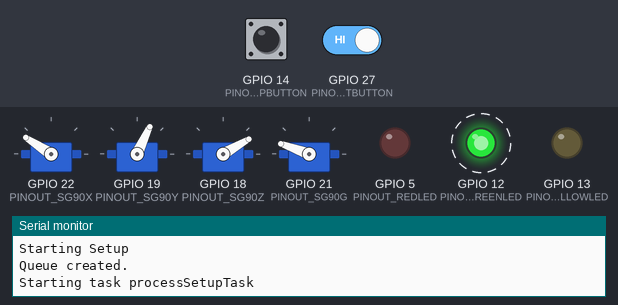
Simulated run of this program. Board: ESP32. Shown: 4 × servo, output pins drawn as LEDs (lit = HIGH), the last lines printed to the serial monitor. Dashed ring = blinking. Inputs (shaded band) come from the test bench; at power-on: GPIO 14 (PINOUT_EMERGENCYSTOPBUTTON) HIGH, GPIO 27 (PINOUT_STARTBUTTON) HIGH. Random numbers use the default seed unless the program sets one.

Above: at 1.2 s.
1.3 s: GPIO 14 (PINOUT_EMERGENCYSTOPBUTTON) pulled LOW for 0.15 s
At 2.6 s:
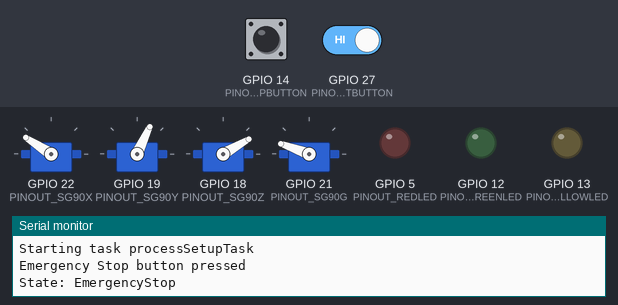
3.0 s: GPIO 14 (PINOUT_EMERGENCYSTOPBUTTON) driven LOW and GPIO 27 (PINOUT_STARTBUTTON) driven LOW
6.0 s: GPIO 27 (PINOUT_STARTBUTTON) driven HIGH
At 6.8 s:
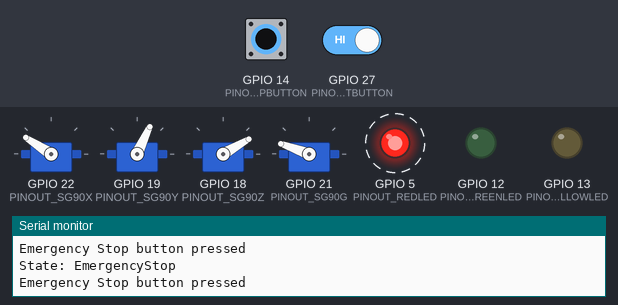
9.0 s: GPIO 27 (PINOUT_STARTBUTTON) driven LOW
At 13.7 s:
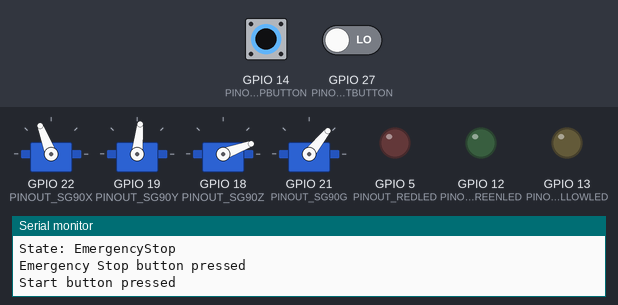
14.0 s: GPIO 14 (PINOUT_EMERGENCYSTOPBUTTON) driven HIGH
21.5 s: GPIO 14 (PINOUT_EMERGENCYSTOPBUTTON) driven LOW
At 29.6 s:
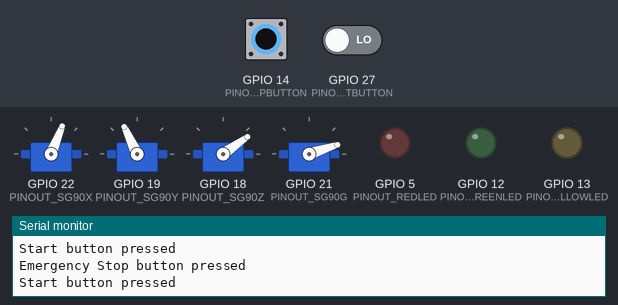
Timing chart, 0 to 30.0 s (numbered marks = the images above; inputs shaded):
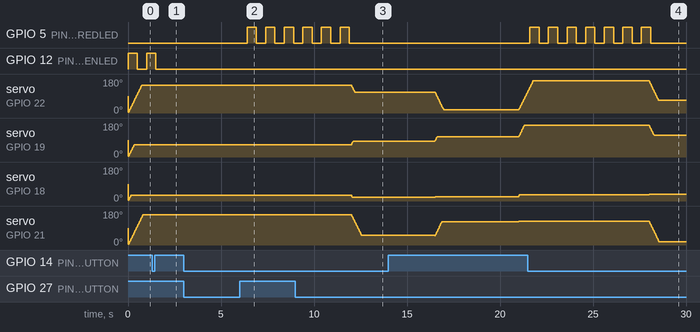

The program:

main.cpp
```cpp
#include <Arduino.h>
#include <freertos/FreeRTOS.h>
#include <freertos/task.h>
#include <freertos/semphr.h>
#include <ESP32Servo.h>

// ================================================================================ PINOUT DEF
#define PINOUT_SG90X 22
#define PINOUT_SG90Y 19
#define PINOUT_SG90Z 18
#define PINOUT_SG90G 21

#define PINOUT_REDLED 5
#define PINOUT_YELLOWLED 13
#define PINOUT_GREENLED 12

#define PINOUT_EMERGENCYSTOPBUTTON 14
#define PINOUT_STARTBUTTON 27

struct MotorControlParams {
  Servo* motor;
  int currentPosition;
  int targetPosition;
};

enum MachineState {
  InProcess,
  Waiting,
  EmergencyStop
};

Servo sg90X;
Servo sg90Y;
Servo sg90Z;
Servo sg90G;

bool isReadyToProcess = false;
MachineState currentState;
xQueueHandle processStateQueue;

// PROCESS REGION ====================================================================================|
void motorControlTask(void *pvParameters) {
  MotorControlParams* params = (MotorControlParams*)pvParameters;
  Servo* motor = params->motor;

  // Verifica se o estado é EmergencyStop antes de iniciar a movimentação do motor
  if (xQueueReceive(processStateQueue, &currentState, 0) == pdPASS) {
    if(currentState == EmergencyStop) {
      vTaskDelete(NULL); // Se estiver em estado de emergência, encerra a tarefa
    }
  }

  // Mover o motor para a posição alvo
  if (params->currentPosition < params->targetPosition) {
    for (; params->currentPosition <= params->targetPosition; params->currentPosition++) {
      motor->write(params->currentPosition);
      vTaskDelay(pdMS_TO_TICKS(5));
    }
  } else {
    for (; params->currentPosition >= params->targetPosition; params->currentPosition--) {
      motor->write(params->currentPosition);
      vTaskDelay(pdMS_TO_TICKS(5));
    }
  }
  vTaskDelete(NULL); // Tarefa concluída
}

void processTask(void *pvParameters) {
  Serial.println("Starting task processSetupTask");

  // Configurar parâmetros para cada motor
  MotorControlParams paramsX = { &sg90X, 0, 45 };
  MotorControlParams paramsY = { &sg90Y, 0, 45 };
  MotorControlParams paramsZ = { &sg90Z, 0, 60 };
  MotorControlParams paramsG = { &sg90G, 0, 45 };

  while(true) {
    if(isReadyToProcess) {
      paramsX.targetPosition = random(0, 181);
      paramsY.targetPosition = random(50, 181);
      paramsZ.targetPosition = random(0, 61);
      paramsG.targetPosition = random(0, 181);

      currentState = InProcess;
      if (xQueueSendToBack(processStateQueue, &currentState, portMAX_DELAY) != pdPASS) {
        Serial.println("Error sending state to queue");
      }

      xTaskCreate(motorControlTask, "motorXControlTask", 2048, &paramsX, 1, NULL);
      xTaskCreate(motorControlTask, "motorYControlTask", 2048, &paramsY, 1, NULL);
      xTaskCreate(motorControlTask, "motorZControlTask", 2048, &paramsZ, 1, NULL);
      xTaskCreate(motorControlTask, "motorGControlTask", 2048, &paramsG, 1, NULL);

      // Aguardar até que todos os motores concluam suas tarefas
      vTaskDelay(pdMS_TO_TICKS(2000));
    }
    vTaskDelay(pdMS_TO_TICKS(2500));
  }
}

// ALARM REGION ======================================================================================|
void alarmTask(void *pvParameters) {

  while (true) {
    if (xQueueReceive(processStateQueue, &currentState, portMAX_DELAY) == pdPASS) {
      switch (currentState) {
        case InProcess: // BLINK LED GREEN
          while (currentState == InProcess) {
            digitalWrite(PINOUT_GREENLED, HIGH);
            vTaskDelay(pdMS_TO_TICKS(500));
            digitalWrite(PINOUT_GREENLED, LOW);
            vTaskDelay(pdMS_TO_TICKS(500));

            if (xQueueReceive(processStateQueue, &currentState, 0) == pdPASS) {
              digitalWrite(PINOUT_GREENLED, LOW);
              break;
            }
          }
          break;

        case Waiting: // BLINK LED YELLOW
          while (currentState == Waiting) {
            digitalWrite(PINOUT_YELLOWLED, HIGH);
            vTaskDelay(pdMS_TO_TICKS(500));
            digitalWrite(PINOUT_YELLOWLED, LOW);
            vTaskDelay(pdMS_TO_TICKS(500));

            if (xQueueReceive(processStateQueue, &currentState, 0) == pdPASS) {
              digitalWrite(PINOUT_YELLOWLED, LOW);
              break;
            }
          }
          break;

        case EmergencyStop: // BLINK LED RED
          while (currentState == EmergencyStop) {
            digitalWrite(PINOUT_REDLED, HIGH);
            vTaskDelay(pdMS_TO_TICKS(500));
            digitalWrite(PINOUT_REDLED, LOW);
            vTaskDelay(pdMS_TO_TICKS(500));

            if (xQueueReceive(processStateQueue, &currentState, 0) == pdPASS) {
              digitalWrite(PINOUT_REDLED, LOW);
              break;
            }
          }
          break;
      }
    }
  }
}

// SECURITY REGION ====================================================================================|
void securityTask(void *pvParameters) {
  while(true) {
    if(digitalRead(PINOUT_EMERGENCYSTOPBUTTON) == LOW) {
      Serial.println("Emergency Stop button pressed");
      currentState = EmergencyStop;
      if (xQueueSendToBack(processStateQueue, &currentState, portMAX_DELAY) != pdPASS) {
        Serial.println("Error sending state to queue");
      }
      isReadyToProcess = false; // Pausar o processamento
      vTaskDelay(pdMS_TO_TICKS(5000)); // Anti-rebounce delay
    }

    // Detectar botão Start para retomar o processo
    if(digitalRead(PINOUT_STARTBUTTON) == LOW) {
      Serial.println("Start button pressed");
      isReadyToProcess = true; // Retomar o processamento
      vTaskDelay(pdMS_TO_TICKS(5000)); // Anti-rebounce delay
    }

    vTaskDelay(pdMS_TO_TICKS(100)); // Pequeno atraso para evitar polling excessivo
  }
}

// TASK PARA IMPRIMIR O ESTADO ATUAL ==================================================================|
void statusMonitorTask(void *pvParameters) {

  MachineState previousState = Waiting; // Estado inicial presumido

  while (true) {
    if (xQueueReceive(processStateQueue, &currentState, portMAX_DELAY) == pdPASS) {
      if (currentState != previousState) { // Só imprime se houver mudança de estado
        switch (currentState) {
          case InProcess:
            Serial.println("State: InProcess");
            break;
          case Waiting:
            Serial.println("State: Waiting");
            break;
          case EmergencyStop:
            Serial.println("State: EmergencyStop");
            break;
        }
        previousState = currentState; // Atualiza o estado anterior
      }
    }
    vTaskDelay(pdMS_TO_TICKS(100)); // Pequeno atraso para evitar polling excessivo
  }
}

// ================================================================================ SETUP
void setup() {
  Serial.begin(115200);
  Serial.println("Starting Setup");

  pinMode(PINOUT_EMERGENCYSTOPBUTTON, INPUT_PULLUP);
  pinMode(PINOUT_STARTBUTTON, INPUT_PULLUP);

  pinMode(PINOUT_REDLED, OUTPUT);
  pinMode(PINOUT_YELLOWLED, OUTPUT);
  pinMode(PINOUT_GREENLED, OUTPUT);

  sg90X.setPeriodHertz(50);
  sg90Y.setPeriodHertz(50);
  sg90Z.setPeriodHertz(50);
  sg90G.setPeriodHertz(50);

  if (!sg90X.attach(PINOUT_SG90X, 500, 2400)) {
    Serial.println("[Error] Failed to attach sg90X to pin 22");
  }

  if (!sg90Y.attach(PINOUT_SG90Y, 500, 2400)) {
    Serial.println("[Error] Failed to attach sg90Y to pin 19");
  }

  if (!sg90Z.attach(PINOUT_SG90Z, 500, 2400)) {
    Serial.println("[Error] Failed to attach sg90Z to pin 18");
  }

  if (!sg90G.attach(PINOUT_SG90G, 500, 2400)) {
    Serial.println("[Error] Failed to attach sg90G to pin 21");
  }

  randomSeed(analogRead(A0));

  processStateQueue = xQueueCreate(10, sizeof(MachineState));
  if (processStateQueue == NULL) {
    Serial.println("Error creating queue.");
    return;
  }
  Serial.println("Queue created.");

  isReadyToProcess = true;

  // Cria as tarefas FreeRTOS
  xTaskCreate(processTask, "processTask", 2048, NULL, 2, NULL);
  xTaskCreate(alarmTask, "alarmTask", 2048, NULL, 2, NULL);
  xTaskCreate(securityTask, "securityTask", 2048, NULL, 3, NULL);
  xTaskCreate(statusMonitorTask, "statusMonitorTask", 2048, NULL, 1, NULL);
}

void loop() {
  // O loop principal está vazio pois estamos usando FreeRTOS para gerenciar tarefas
}
```

Measured:
- after the input at 3.0 s, every drawn part: stays the same
- after the input at 6.0 s, GPIO 5 (PINOUT_REDLED): alternates HIGH for 0.50 s and LOW for 0.50 s, starting after 0.40 s
- after the input at 9.0 s, servo on GPIO 19 (PINOUT_SG90Y): 65° → 84° after 3.0 s; servo on GPIO 18 (PINOUT_SG90Z): 30° → 20° after 3.0 s
- after the input at 21.5 s, GPIO 5 (PINOUT_REDLED): alternates HIGH for 0.50 s and LOW for 0.50 s, 14 changes in all, then stays LOW, starting after 0.10 s
- by itself, servo on GPIO 22 (PINOUT_SG90X): rises from 112° to 171° in 6.5 s, then falls to 68° in 0.52 s
